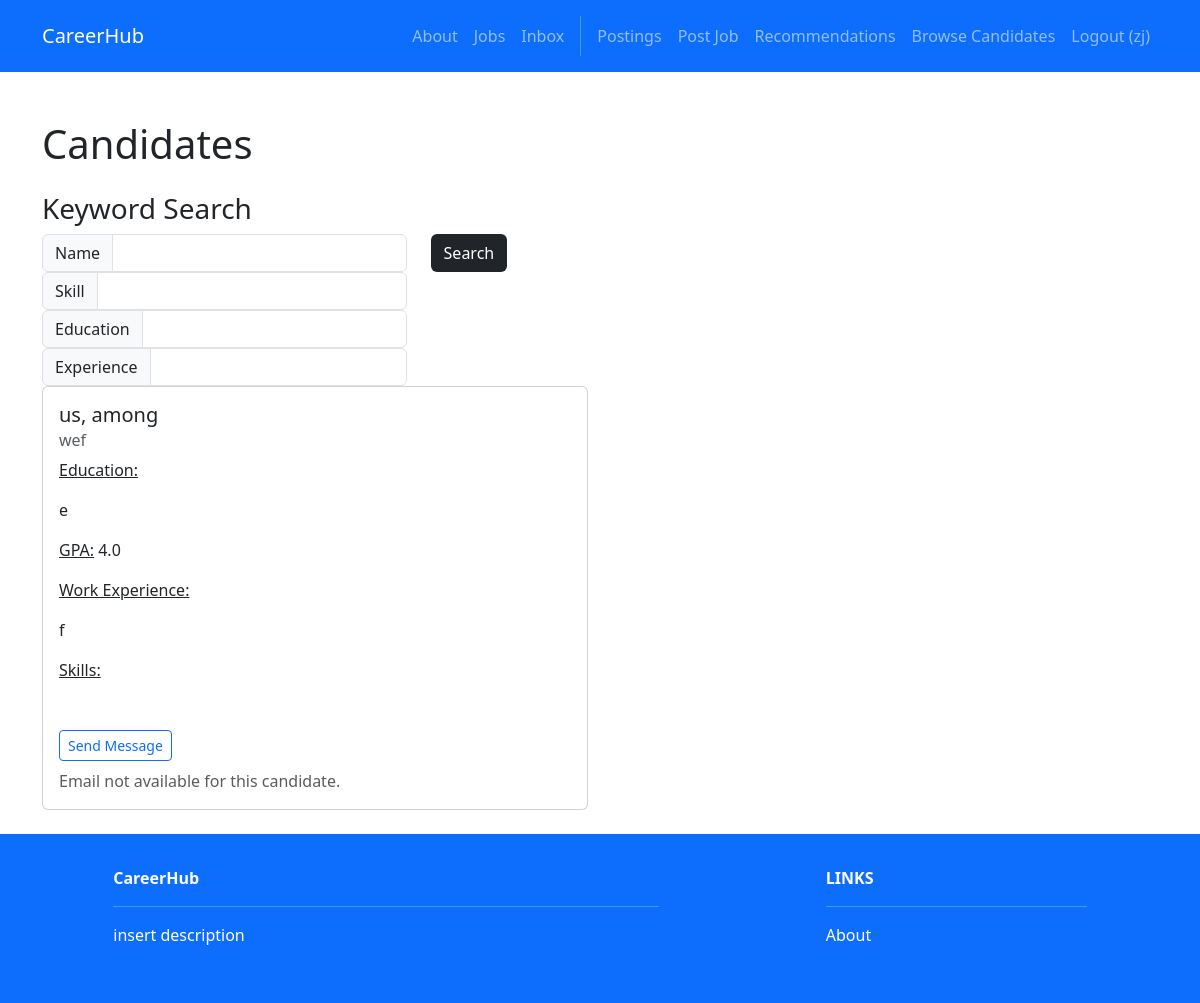
The page /recruiters/candidates (signed in) on the database as committed earlier.
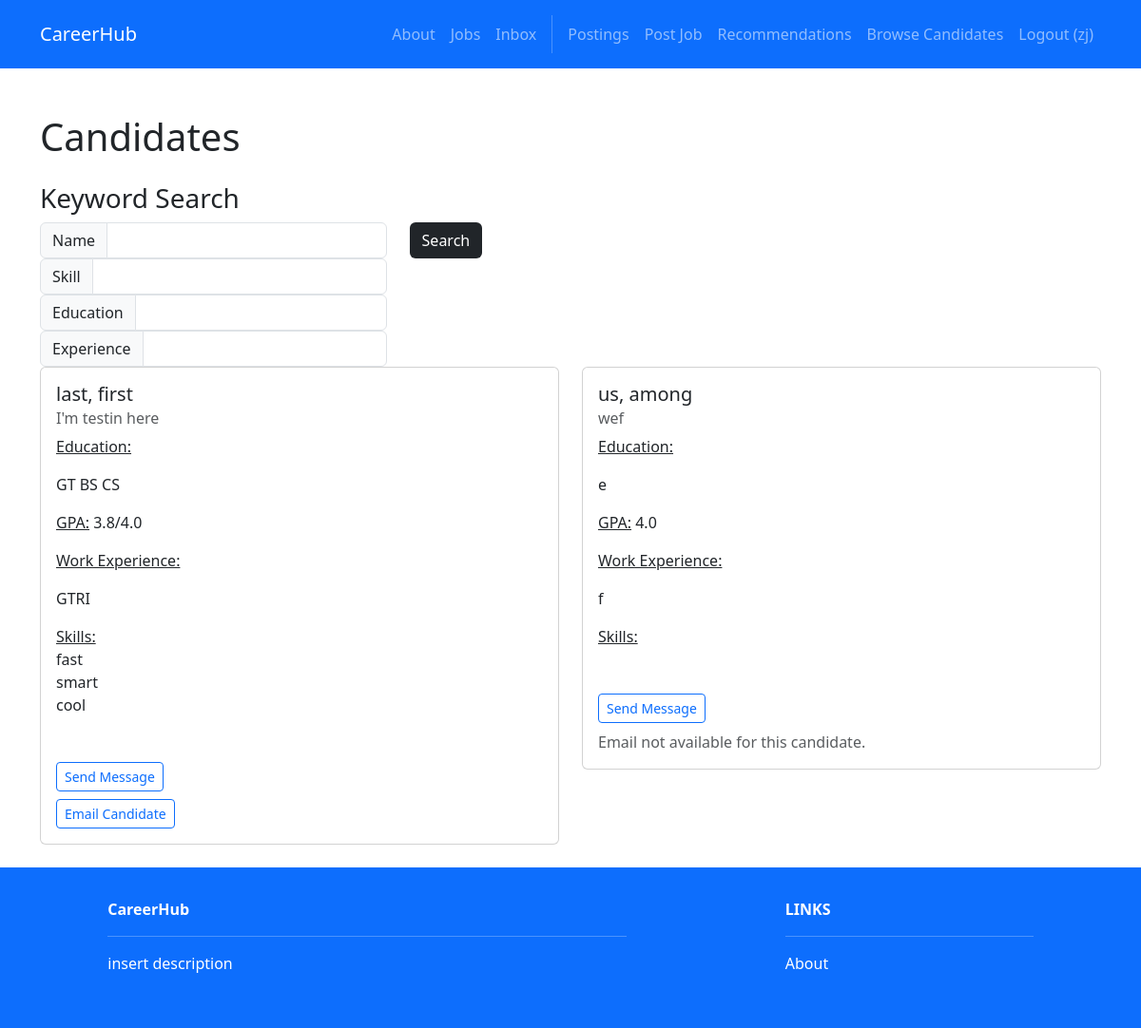
The same page on the database as committed later.
### profiles/models.py (models this page shows)
class Profile(models.Model):
    user = models.OneToOneField(User, on_delete=models.CASCADE)
    headline = models.CharField(max_length=200)
    skills = models.ManyToManyField('Skill')
    education = models.TextField()
    gpa = models.CharField(max_length=20)
    work_experience = models.TextField()
    links = models.TextField()
    created_at = models.DateTimeField(auto_now_add=True)
    updated_at = models.DateTimeField(auto_now=True)
    profile_visible = models.BooleanField(default=True)  # Master toggle for entire profile
    headline_public = models.BooleanField(default=True)
    skills_public = models.BooleanField(default=True)
    education_public = models.BooleanField(default=True)
    gpa_public = models.BooleanField(default=True)
    work_experience_public = models.BooleanField(default=True)
    links_public = models.BooleanField(default=True)
    email_public = models.BooleanField(default=True)

class Skill(models.Model):
    name = models.CharField(max_length=100, unique=True)

### accounts/models.py (models this page shows)
class User(AbstractUser):
    firstname = models.CharField(max_length=150, blank=True)
    lastname = models.CharField(max_length=150, blank=True)
    username = models.CharField(max_length=150, unique=True)
    password = models.CharField(max_length=128)
    ROLE_CHOICES = [
        ('seeker', 'Job Seeker'),
        ('recruiter', 'Recruiter'),
    ]
    role = models.CharField(max_length=10, choices=ROLE_CHOICES, default='seeker')

### recruiters/views.py (the view, shortened to what this page needs)
# urls.py: path('candidates', views.candidates, name='recruiters.candidates'),
@login_required
def candidates(request):
    name_term = request.GET.get('search_name')
    skill_term = request.GET.get('search_skill')
    education_term = request.GET.get('search_education')
    experience_term = request.GET.get('search_experience')
    valid_search = name_term or skill_term or education_term or experience_term
    if valid_search:
        candidates = Profile.objects.filter(user__first_name__contains=name_term) | Profile.objects.filter(user__last_name__contains=name_term)
        candidates = candidates.filter(education__contains=education_term).filter(work_experience__contains=experience_term)
        if (skill_term):
            candidates = candidates.filter(skills__name__contains=skill_term)
    else:
        candidates = Profile.objects.all().order_by('-created_at')
    candidates = candidates.filter(profile_visible=True)
    results = candidates.__len__
    search_id = request.GET.get('search_id')
    saved_searches = SavedSearch.objects.filter(user=request.user)
    if search_id:
        current_search = SavedSearch.objects.get(id=search_id)
        current_search.result_count = current_search.new_results
        current_search.save()
    return render(request, 'recruiters/candidates.html', {
        'candidates': candidates,
        'valid_search': valid_search,
        'name': name_term,
        'skill': skill_term,
        'education': education_term,
        'experience': experience_term,
        'results': results,
        'saved_searches': saved_searches
    })

### recruiters/templates/recruiters/candidates.html (shortened to what this page needs)
{% extends 'base.html' %}
{% load custom_tags %}
{% block content %}
<div class="container mt-5">
    <h1>Candidates</h1>
    <div class="row mt-4">
        <h3>Keyword Search</h3>
        <form method="GET">
            <div class="row">
                <div class="col-auto">
                    <div class="input-group col-auto">
                        <div class="input-group-text">Name</div>
                        <input type="text" class="form-control" name="search_name">
                    </div>
                    <div class="input-group col-auto">
                        <div class="input-group-text">Skill</div>
                        <input type="text" class="form-control" name="search_skill">
                    </div>
                    <div class="input-group col-auto">
                        <div class="input-group-text">Education</div>
                        <input type="text" class="form-control" name="search_education">
                    </div>
                    <div class="input-group col-auto">
                        <div class="input-group-text">Experience</div>
                        <input type="text" class="form-control" name="search_experience">
                    </div>
                </div>
                <div class="col-auto">
                    <button class="btn bg-dark text-white" type="submit">Search</button><br><br>
                </div>
            </div>
        </form>
        {% for profile in candidates %}
        <div class="col-md-6 mb-4">
            <div class="card">
                <div class="card-body">
                    {% if profile.user %}
                        <h5 class="card-title">{{ profile.user.last_name }}, {{profile.user.first_name }}</h5>
                        {% if profile.headline_public %}
                            <h6 class="card-subtitle mb-2 text-muted">{{ profile.headline }}</h6>
                        {% endif %}
                    {% endif %}
                    {% if profile.education_public %}
                        <p class="card-text"><u>Education:</u> {{ profile.education|linebreaks }}</p>
                    {% endif %}
                    {% if profile.gpa_public %}
                        <p class="card-text"><u>GPA:</u> {{ profile.gpa }}</p>
                    {% endif %}
                    {% if profile.work_experience_public %}
                        <p class="card-text"><u>Work Experience:</u> {{ profile.work_experience|linebreaks }}</p>
                    {% endif %}
                    {% if profile.skills_public %}
                        <p class="card-text"><u>Skills:</u>
                        {% for skill in profile.skills.all %}
                            <br>{{ skill.name }}
                        {% endfor %}
                        </p>
                    {% endif %}
                    <br><a href="{% url 'inbox.compose' profile.user.id%}" class="btn btn-sm btn-outline-primary mt-2">
                        Send Message
                    </a>
                    {% if profile.email_public and profile.user.email %}
                    <br><a href="#" class="btn btn-sm btn-outline-primary mt-2"
                    data-bs-toggle="modal"
                    data-bs-target="#emailCandidateModal"
                    data-candidate-email="{{ profile.user.email }}"
                    data-candidate-name="{{ profile.user.first_name }} {{ profile.user.last_name }}">
                        Email Candidate
                    </a>
                    {% else %}
                    <span class="text-muted mt-2 d-block">Email not available for this candidate.</span>
                    {% endif %}
                </div>
            </div>
        </div>
        {% endfor %}
    </div>
</div>
{% endblock %}

Rows that differ between the two databases and show on the page:
added Profile: user.last_name "last", user.first_name "first", headline "I'm testin here", education "GT BS CS", gpa "3.8/4.0", work_experience "GTRI"
added Skill: name "fast"
added Skill: name "smart"
added Skill: name "cool"
